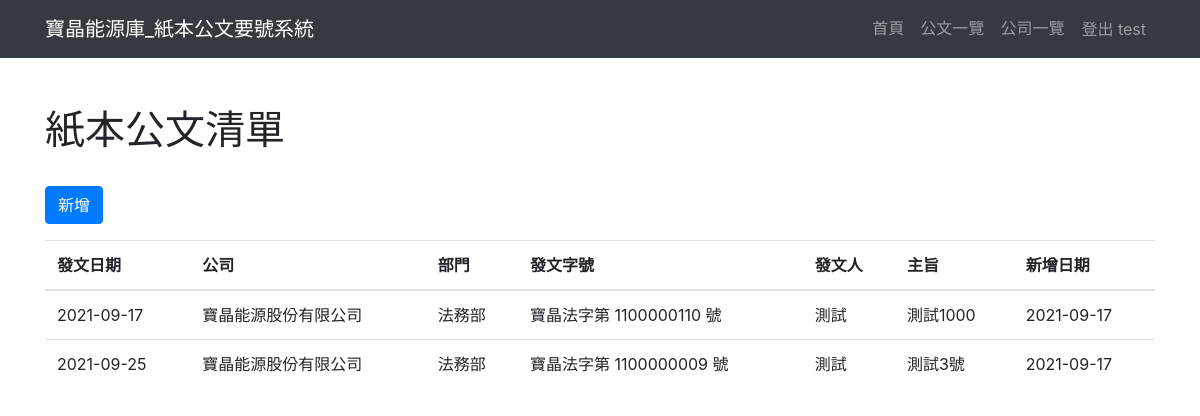
Page /docnum/ (signed in) on the committed database.
### docnum/models.py (models this page shows, shortened)
class OfficalDoc(models.Model):
    comp = models.ForeignKey(
        Company,
        on_delete=models.PROTECT,
        related_name="officaldocs",
    )
    dept = models.ForeignKey(
        Department,
        on_delete=models.PROTECT,
        related_name="officaldocs",
    )
    author = models.ForeignKey(
        User,
        on_delete=models.PROTECT,
        related_name="officaldocs",
    )
    sn = models.CharField(
        max_length=10,
    )
    fullsn = models.CharField(
        max_length=30,
    )
    pubdate = models.DateField()
    title = models.CharField(max_length=300)
    addtime = models.DateTimeField(auto_now_add=True)
    class Meta:
        unique_together = [['comp', 'dept', 'sn']]

class Company(models.Model):
    fullname = models.CharField(max_length=40)
    shortname = models.CharField(max_length=10)
    addtime = models.DateTimeField(auto_now_add=True)
    updatetime = models.DateTimeField(auto_now=True)
    valid = models.BooleanField(default=True)
    def __str__(self):
        return self.fullname

class Department(models.Model):
    fullname = models.CharField(max_length=10)
    shortname = models.CharField(max_length=10)
    addtime = models.DateTimeField(auto_now_add=True)
    updatetime = models.DateTimeField(auto_now=True)
    valid = models.BooleanField(default=True)
    def __str__(self):
        return self.fullname

### docnum/views.py (the view)
# urls.py: path('', views.doc_list, name="Doc_index"),
@login_required
def doc_list(request):
    mngr_group = Group.objects.get(name="manager")
    if mngr_group in request.user.groups.all():
        doc_list = OfficalDoc.objects.all().order_by("-addtime")
    else:
        doc_list = OfficalDoc.objects.filter(author_id=request.user.id).order_by("-addtime")
    templates = loader.get_template('docnum/officaldoc/list.html')
    context = {
        'doc_list': doc_list,
    }
    return HttpResponse(templates.render(context, request))

### templates/docnum/officaldoc/list.html (shortened to what this page needs)
{% extends 'frame/base.html' %}
{% block content %}
  <section id="doclist" class="py-3">
    <div class="container py-3">
      <h1 class="my-3">紙本公文清單</h1>
      <div class="row">
        <div class="col-12 my-3">
          <a role="button" class="btn btn-primary" href="{% url 'Doc_add' %}">新增</a>
        </div>
        <div class="col-12">
          <div class="table-responsive">
            <table class="table table-hover">
              <thead>
                <tr>
                  <th scope="col">發文日期</th>
                  <th scope="col">公司</th>
                  <th scope="col">部門</th>
                  <th scope="col">發文字號</th>
                  <th scope="col">發文人</th>
                  <th scope="col">主旨</th>
                  <th scope="col">新增日期</th>
                </tr>
              </thead>
              <tbody>
                {% for doc in doc_list %}
                <tr>
                  <td>{{ doc.pubdate|date:"Y-m-d" }}</td>
                  <td>{{ doc.comp }}</td>
                  <td>{{ doc.dept }}</td>
                  <td>{{ doc.fullsn }}</td>
                  <td>{{ doc.author.last_name }}{{ doc.author.first_name }}</td>
                  <td>{{ doc.title }}</td>
                  <td>{{ doc.addtime|date:"Y-m-d" }}</td>
                </tr>
                {% empty %}
                  <tr>
                    <td colspan="6"> Empty </td>
                  </tr>
                {% endfor %}
              </tbody>
            </table>
          </div>
        </div>
      </div>
    </div>
  </section>
{% endblock %}

### templates/frame/base.html (shortened to what this page needs)
<!DOCTYPE html>
<html lang="en">
{% load static %}
<head>
  <link href="/static/bootstrap/css/bootstrap.min.css" rel="stylesheet">
  <link href="https://cdn.jsdelivr.net/npm/select2@4.1.0-rc.0/dist/css/select2.css" rel="stylesheet" />
  <link rel="stylesheet" href="https://cdn.jsdelivr.net/npm/@ttskch/select2-bootstrap4-theme@x.x.x/dist/select2-bootstrap4.min.css">
</head>
<body>
  <nav class="navbar navbar-expand-lg navbar-dark bg-dark static-top">
    <div class="container">
      <a class="navbar-brand" href="{% url 'Site_index' %}">寶晶能源庫_紙本公文要號系統</a>
      <div class="collapse navbar-collapse" id="navbarResponsive">
        <ul class="navbar-nav ml-auto">
          <li class="nav-item">
            <a class="nav-link" href="{% url 'Site_index' %}">首頁
            </a>
          </li>
          <li class="nav-item">
            <a class="nav-link" href="{% url 'Doc_index' %}">公文一覽</a>
          </li>
          <li class="nav-item">
            <a class="nav-link" href="{% url 'Comp_index' %}">公司一覽</a>
          </li>
          <li class="nav-item">
            {% if request.user.is_authenticated %}
              <a class="nav-link btn"  href="{% url 'Logout' %}">登出 {{ user.get_username }}</a>
            {% else %}
              <a class="nav-link btn" href="{% url 'Login' %}">登入</a>
            {% endif %}
          </li>
        </ul>
      </div>
    </div>
  </nav>
  {% block content %}{% endblock %}
</body>
</html>

### rows in the picture
OfficalDoc: pubdate "2021-09-17", comp "寶晶能源股份有限公司", dept "法務部", fullsn "寶晶法字第 1100000110 號", author.last_name "測", author.first_name "試", title "測試1000", addtime "2021-09-17"
OfficalDoc: pubdate "2021-09-25", comp "寶晶能源股份有限公司", dept "法務部", fullsn "寶晶法字第 1100000009 號", author.last_name "測", author.first_name "試", title "測試3號", addtime "2021-09-17"

### other values in the picture
{{ user.get_username }} "test"
